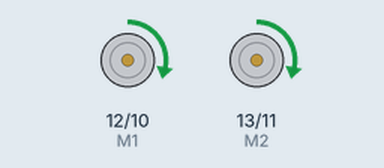
Simulated run of this sketch. Board: Arduino Uno, built with avr-gcc and run on an emulated ATmega328P. On the bench: direction and speed pins drawn as motors (green arrow = direction pin HIGH = forward, orange = LOW = backward, longer = more drive).

Above: at 0.05 s.
At 0.65 s:
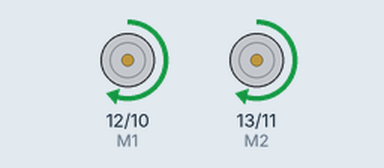
At 1.25 s:
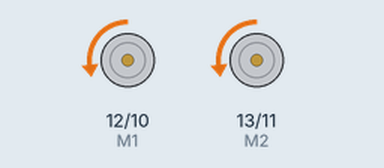
At 2.45 s:
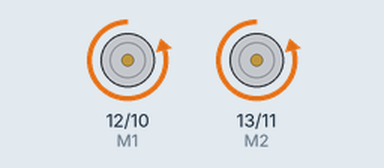
Timing chart, 0 to 5.7 s (numbered marks = the images above):
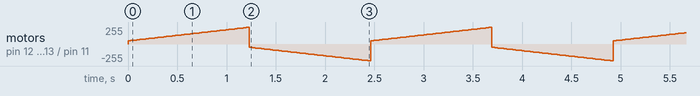

The sketch:

Motor.ino
```cpp
int E1 = 10;int E2 = 11;
int M1 = 12;int M2 = 13;
void setup(){
	pinMode(M1,OUTPUT);
	pinMode(M2,OUTPUT);
}
void loop(){
	int value;
	for(value = 50;value < 255;value +=5)
{
digitalWrite(M1,HIGH);
digitalWrite(M2,HIGH);
analogWrite(E1,value);
analogWrite(E2,value);
delay(30);
}
for (int value = 50; value < 255; value +=5)
{
	digitalWrite(M1,LOW);
	digitalWrite(M2,LOW);
	analogWrite(E1,value);
	analogWrite(E2,value);
	delay(30);
 }
}
```
